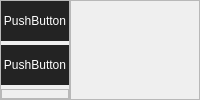
      <widget class="QWidget" name="W_Monitor">
       <layout class="QHBoxLayout" name="horizontalLayout_4">
        <property name="spacing">
         <number>0</number>
        </property>
        <property name="leftMargin">
         <number>0</number>
        </property>
        <property name="topMargin">
         <number>0</number>
        </property>
        <property name="rightMargin">
         <number>0</number>
        </property>
        <property name="bottomMargin">
         <number>0</number>
        </property>
        <item>
         <widget class="QFrame" name="MonitorLeftBar">
          <property name="minimumSize">
           <size>
            <width>70</width>
            <height>0</height>
           </size>
          </property>
          <property name="maximumSize">
           <size>
            <width>70</width>
            <height>16777215</height>
           </size>
          </property>
          <property name="frameShape">
           <enum>QFrame::StyledPanel</enum>
          </property>
          <property name="frameShadow">
           <enum>QFrame::Raised</enum>
          </property>
          <layout class="QVBoxLayout" name="verticalLayout_2">
           <property name="spacing">
            <number>4</number>
           </property>
           <property name="leftMargin">
            <number>0</number>
           </property>
           <property name="topMargin">
            <number>0</number>
           </property>
           <property name="rightMargin">
            <number>0</number>
           </property>
           <property name="bottomMargin">
            <number>0</number>
           </property>
           <item>
            <widget class="QPushButton" name="pushButton_6">
             <property name="minimumSize">
              <size>
               <width>0</width>
               <height>40</height>
              </size>
             </property>
             <property name="styleSheet">
              <string notr="true">QPushButton {
	color: rgb(255, 255, 255);
	background-color: rgb(35, 35, 35);
	border: 0px solid;
}
QPushButton:hover {
	background-color: rgb(85, 170, 255);
}</string>
             </property>
             <property name="text">
              <string>PushButton</string>
             </property>
            </widget>
           </item>
           <item>
            <widget class="QPushButton" name="pushButton_7">
             <property name="minimumSize">
              <size>
               <width>0</width>
               <height>40</height>
              </size>
             </property>
             <property name="styleSheet">
              <string notr="true">QPushButton {
	color: rgb(255, 255, 255);
	background-color: rgb(35, 35, 35);
	border: 0px solid;
}
QPushButton:hover {
	background-color: rgb(85, 170, 255);
}</string>
             </property>
             <property name="text">
              <string>PushButton</string>
             </property>
            </widget>
           </item>
           <item>
            <widget class="QFrame" name="frame_3">
             <property name="frameShape">
              <enum>QFrame::StyledPanel</enum>
             </property>
             <property name="frameShadow">
              <enum>QFrame::Raised</enum>
             </property>
            </widget>
           </item>
          </layout>
         </widget>
        </item>
        <item>
         <widget class="QFrame" name="MonitorRightBar">
          <property name="frameShape">
           <enum>QFrame::StyledPanel</enum>
          </property>
          <property name="frameShadow">
           <enum>QFrame::Raised</enum>
          </property>
         </widget>
        </item>
       </layout>
      </widget>
